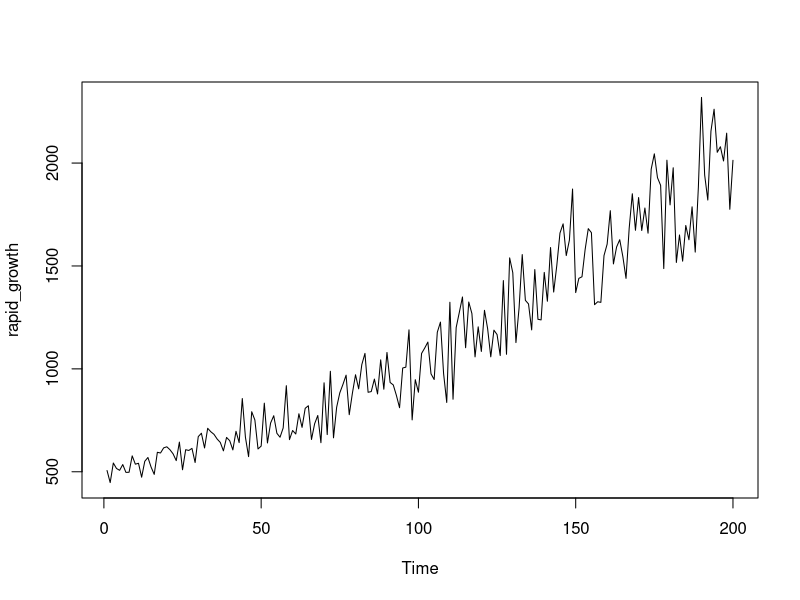
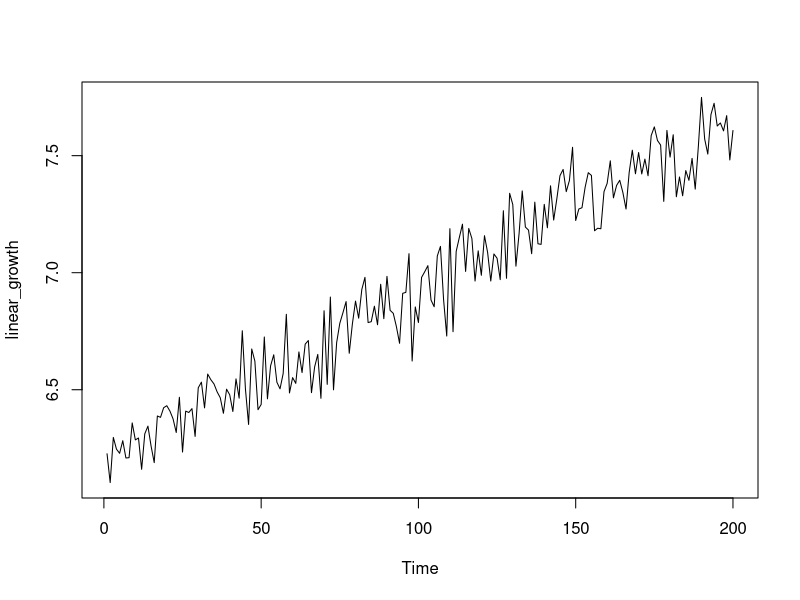
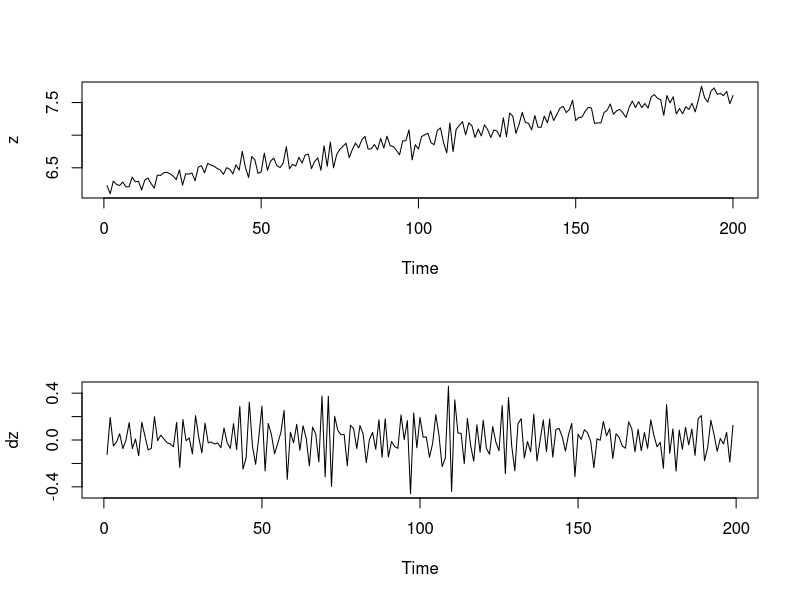
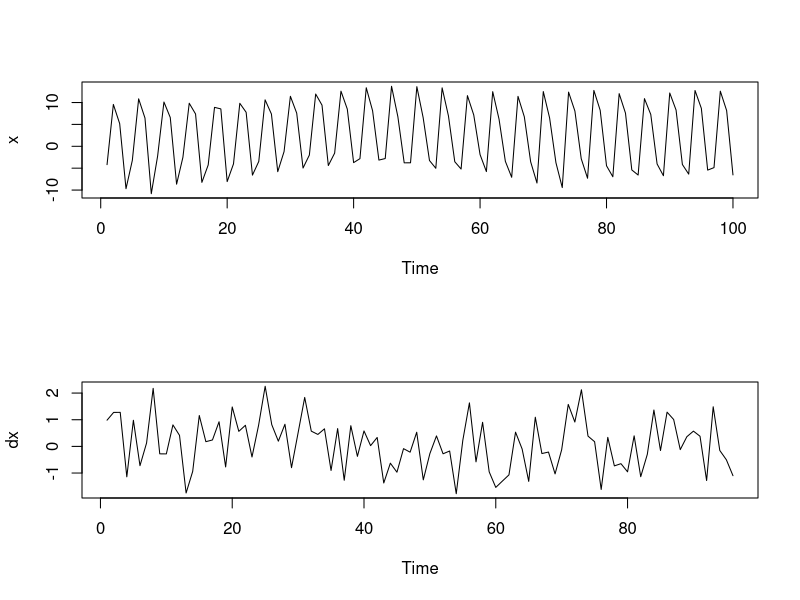
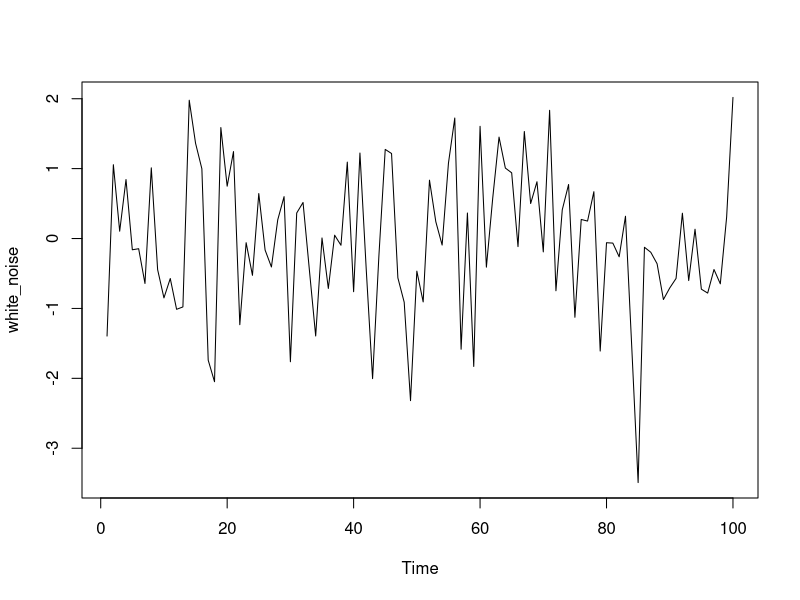
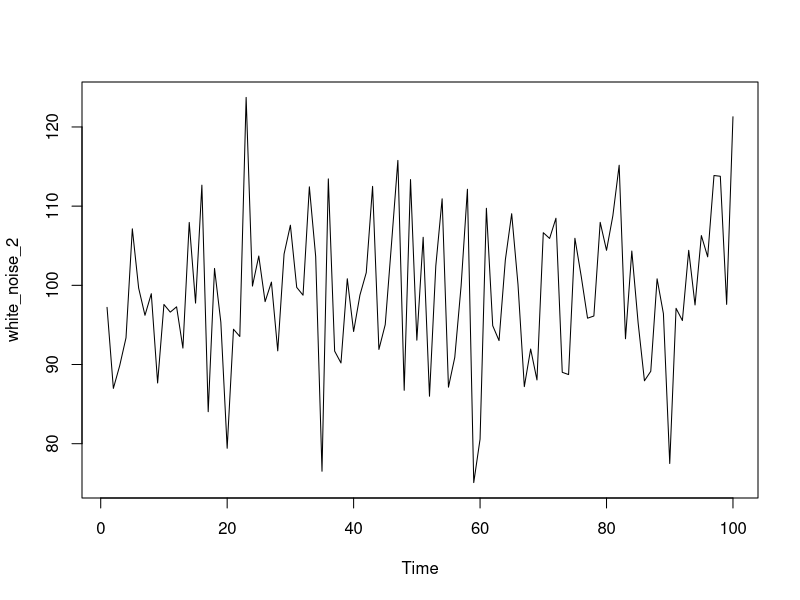
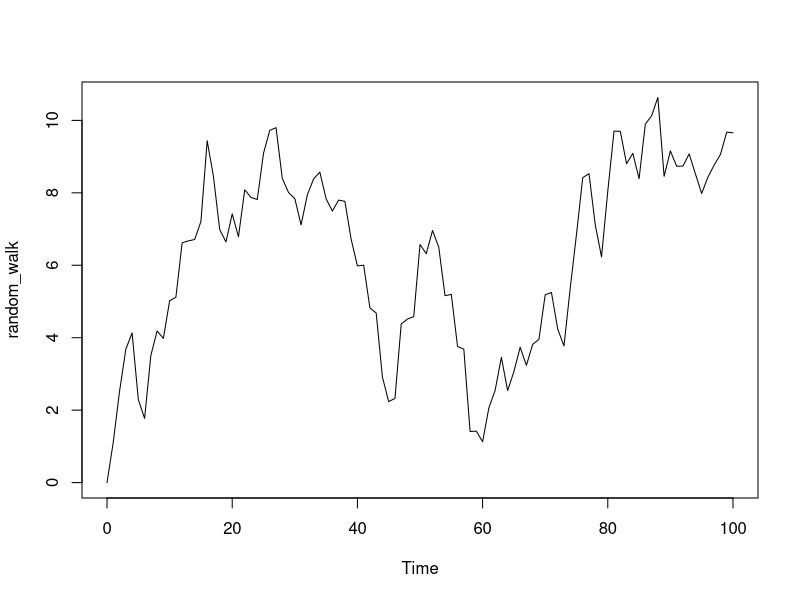
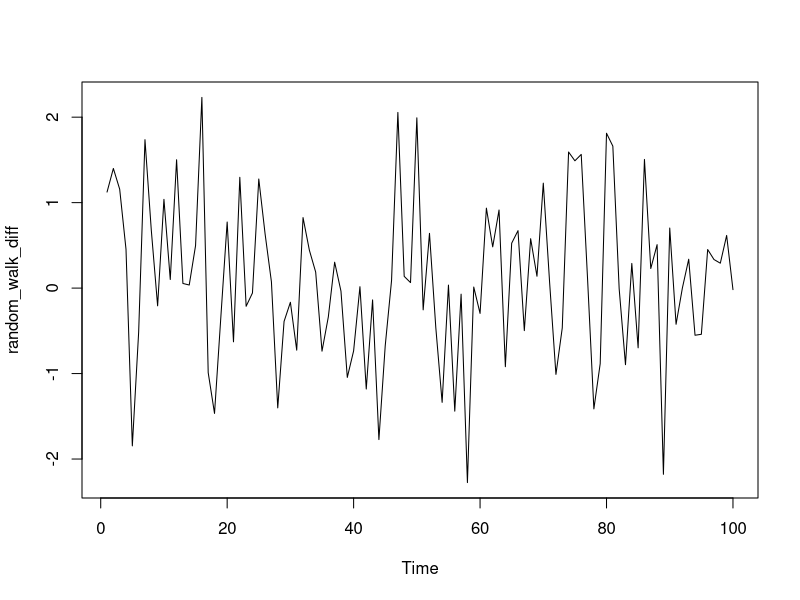

Reproduce these figures in R, in order.
# Exercise
# Removing trends in variability via the logarithmic transformation
# The logarithmic function log() is a data transformation that can be applied to positively valued time series data. It slightly shrinks observations that are greater than one towards zero, while greatly shrinking very large observations. This property can stabilize variability when a series exhibits increasing variability over time. It may also be used to linearize a rapid growth pattern over time.
# 
# The time series rapid_growth has already been loaded, and is shown in the figure on the right. Note the vertical range of the data.
# 
# Instructions
# 100 XP
# Apply the log() function to rapid_growth, saving the result as linear_growth.
# Use ts.plot() to show the transformed series linear_growth and note the condensed vertical range of the transformed data.
rapid_growth <- c(505.954737316542,447.35560816695,542.583090477044,516.063361274983,506.959924087797,535.016232606015,496.929129437996,497.562555328502,577.248300530956,536.855967325257,541.245940412262,473.497840289097,550.988961460551,569.410637437069,522.915183368473,487.200195130919,594.610786395524,591.173975668723,615.986775394564,621.317545120693,607.125046916761,587.036701378981,554.155438462285,644.117241827027,509.700025728118,607.094339401359,603.55118553444,613.621586650076,544.914334775047,670.811820766561,687.13161588209,615.581708859918,711.187318608945,694.297903386338,681.929344495129,659.140256189321,642.702057830158,601.530062712521,666.762307473106,650.965683100529,606.091343627865,696.678827373702,641.602509472816,855.771919797152,667.329074652784,573.491390192462,791.733265065015,751.591446783947,610.794814080548,624.65033623201,833.298991700858,639.886724484288,736.828256803519,772.292341071224,686.886519321095,667.763083378498,712.94149525726,918.183828402689,656.108907724902,700.497201964217,683.493272462585,781.737968201983,715.684280499056,808.287549436184,820.779546770362,656.885589359776,733.339974340827,773.538730437607,641.202740082118,932.21185739678,680.676565427109,988.282815285029,664.898568280288,813.528318290545,883.408798971726,924.274924691176,969.43211824107,777.329346514109,880.998409919801,971.358289510766,902.958423571348,1020.74565895517,1075.14831710597,886.170748719307,889.632200892515,950.390776999556,878.039522146964,1043.76763270868,901.108966040025,1079.65840856798,933.905398508361,921.9433013918,870.807113616954,811.139766624589,1004.26766243592,1008.17582581146,1189.48933735193,751.970606760973,947.475252330288,886.515305193286,1074.89426408969,1101.1306720708,1130.1854576199,975.849507265787,948.161009999662,1177.8226568287,1227.12713297946,976.995711035094,836.708871866655,1323.60473389093,852.35320730904,1200.82615703738,1274.47884753083,1349.2613900482,1102.63337196778,1324.85659429696,1268.71865481688,1058.22892886463,1204.08723498947,1084.65028499166,1284.43050935569,1195.28425174124,1058.42621256846,1188.0576623439,1166.59336076,1064.69458969538,1429.06852442551,1070.85280871704,1539.33053352377,1467.15710870044,1127.70582024314,1296.0717171226,1555.27412822535,1332.90372372162,1315.4236396165,1189.2461691901,1482.43394167998,1240.92868932515,1237.77196935431,1468.60833835437,1328.54569942606,1589.50783787689,1373.16295850591,1503.55627838567,1659.93756371734,1704.6136574176,1550.46378217986,1625.80261162794,1873.85823632632,1370.62086282574,1439.71135339554,1447.43691659102,1579.91576345679,1681.2571135903,1661.60589978392,1311.84684158442,1326.03084218461,1323.09951189813,1550.48631755657,1606.20420490403,1768.54014627508,1509.8367966576,1592.10861892944,1627.61875806856,1544.63289803997,1439.52343145633,1682.35177380745,1850.70970808186,1673.38009271644,1832.42716167314,1672.26717594592,1781.57683020519,1659.28985001442,1970.03886201406,2044.7123676587,1929.09019953541,1891.7042228956,1487.15774065956,2013.8721752695,1796.78863307401,1977.01825843918,1516.95521151591,1650.6039164404,1523.28339404562,1696.6181065012,1627.26087609279,1787.29683278825,1567.28735420676,1881.99627254267,2318.98327490681,1941.98786180548,1820.27972976969,2154.81229145692,2261.54706560833,2052.22139601365,2079.17104479186,2010.06086639259,2145.26059886687,1775.30080127631,2013.40704947701)
  
ts.plot(rapid_growth)
# Log rapid_growth
linear_growth <-log(rapid_growth)

# Plot linear_growth using ts.plot()
ts.plot(linear_growth)


# Exercise
# Removing trends in level by differencing
# The first difference transformation of a time series  consists of the differences (changes) between successive observations over time, that is .
# 
# Differencing a time series can remove a time trend. The function diff() will calculate the first difference or change series. A difference series lets you examine the increments or changes in a given time series. It always has one fewer observations than the original series.
# 
# The time series z has already been loaded, and is shown in the figure on the right.
# 
# Instructions
# 100 XP
# Apply the diff() function to z, saving the result as dz.
# Use ts.plot() to view a time series plot of the transformed series dz.
# Use two calls of length() to calculate the number of observations in z and dz, respectively.


z <- c(6.22644721334281,6.10335382233382,6.29634123585615,6.24622955111167,6.22843195527522,6.28229708775537,6.20844741922452,6.20972128804789,6.35827250415224,6.28572984126078,6.29387377889552,6.16014735145226,6.31171477530532,6.34460185650482,6.25941927762177,6.18867511691063,6.38790705099065,6.38211034916024,6.42322549478775,6.4318422960411,6.40873477794284,6.37508734151749,6.31744522223519,6.46788076206124,6.23382236782298,6.40868419809582,6.40283085141402,6.41937842976356,6.30062859840956,6.50848865168789,6.53252585448752,6.4225676888201,6.56693585306342,6.54290112400289,6.52492605202954,6.49093634370728,6.46568125422392,6.39947651373773,6.50243362179406,6.47845692668784,6.40703070676956,6.54632451169874,6.46396896781775,6.75200389180284,6.50328328954751,6.35174292371473,6.67422454855503,6.62219288746384,6.41476108293605,6.43719203115034,6.72539251138006,6.46129116769531,6.60235483491626,6.64936315848762,6.53216909563942,6.50393344502688,6.56939936271001,6.82239761937805,6.48632679303797,6.55179037142821,6.52721681333954,6.66151960536819,6.57323912069037,6.69491787322661,6.71025455545394,6.4875098623154,6.5976094065566,6.65097574043069,6.46334569409202,6.83756010365691,6.52308725269382,6.89596890707456,6.49963450012032,6.70138073649028,6.78378805946117,6.82900956493073,6.87671045494522,6.65586412994792,6.78105582107621,6.87869539045853,6.80567650980035,6.9282886773914,6.98021390044576,6.78690965068204,6.79080811988766,6.85687324422581,6.77769160645684,6.95059216963548,6.80362618929694,6.98439998172557,6.83937514670541,6.82648372642902,6.76942049838646,6.69844037789147,6.91201386077297,6.91589786378861,7.081279365728,6.62269723643191,6.85380081770285,6.78729839010667,6.97997757673786,7.00409281457646,7.0301370200274,6.88330838114885,6.85452432960534,7.07142280689253,7.11243105220367,6.88448226209977,6.72947618664758,7.1881141525679,6.74800100349129,7.09076506309115,7.15029262699804,7.20731260322573,7.00545657231082,7.18905950184368,7.14576273692186,6.96435196790078,7.09347707755427,6.98901289603892,7.15807071571375,7.0861393036455,6.96453837871522,7.08007503607121,7.06184312320099,6.970443266778,7.26477812949222,6.97621062749874,7.33910288239914,7.29108186763736,7.02794060038759,7.16709321266713,7.3494070973242,7.19511509230523,7.18191405213385,7.08107491410905,7.30144057114722,7.12361532128538,7.12106824351186,7.29207052275869,7.19184016387511,7.37117971137166,7.22487208663911,7.31558843331146,7.41453526842476,7.44109377015137,7.34630937946721,7.39375688767601,7.5357548122989,7.2230191007094,7.27219792344658,7.27754962755863,7.3651268103319,7.42729707447298,7.41553982321997,7.17919122609255,7.18994543004138,7.18773237814052,7.34632391396533,7.38162903767151,7.47790970913714,7.31975684228401,7.37281459204766,7.39487334104795,7.34254155465234,7.27206738741634,7.42794795886081,7.52332447049693,7.42260086748169,7.51339668490706,7.42193557510494,7.48525411080987,7.41414498862142,7.58580854844815,7.62301240707291,7.56480377155094,7.54523340699751,7.30462202063205,7.60781460317569,7.4937562577587,7.58934505855497,7.32446045453292,7.4088965098932,7.32862341178055,7.4363921995442,7.39465343615595,7.48845960812977,7.35710160410629,7.5400883395603,7.74888412502893,7.5714673984741,7.50674546593622,7.67545889501181,7.72380440037869,7.62667809326483,7.63972455710096,7.605920282382,7.67101631529587,7.48172515305964,7.60758361556912)

# Generate the first difference of z
dz <- diff(z)

# Plot dz
par(mfrow=c(2,1))
ts.plot(z)
ts.plot(dz)
par(mfrow=c(1,1))
# View the length of z and dz, respectively
length(z)
length(dz)


# Exercise
# Removing seasonal trends with seasonal differencing
# For time series exhibiting seasonal trends, seasonal differencing can be applied to remove these periodic patterns. For example, monthly data may exhibit a strong twelve month pattern. In such situations, changes in behavior from year to year may be of more interest than changes from month to month, which may largely follow the overall seasonal pattern.
# 
# The function diff(..., lag = s) will calculate the lag s difference or length s seasonal change series. For monthly or quarterly data, an appropriate value of s would be 12 or 4, respectively. The diff() function has lag = 1 as its default for first differencing. Similar to before, a seasonally differenced series will have s fewer observations than the original series.
# 
# Instructions
# 100 XP
# Instructions
# 100 XP
# The time series x has already been loaded, and is shown in the adjoining figure ranging below -10 to above +10. Apply the diff(..., lag = 4) function to x, saving the result as dx.
# Use ts.plot() to show the transformed series dx and note the condensed vertical range of the transformed data.
# Use two calls of length() to calculate the number of observations in x and dx, respectively.

x <- c(-4.19803335973822,9.56900905050747,5.17514338906622,-9.69164636184119,-3.21529357476552,10.8436693062559,6.45215865708188,-10.8335590731441,-2.23535073514566,10.119832962947,6.57964573528545,-8.65656473226148,-2.51500138847406,9.83743416797243,7.38619432726046,-8.24350355631342,-4.26403257072438,8.89886143008727,8.54433581556254,-8.06691284107053,-4.02302530566536,9.82267856454484,7.77285238609707,-6.58777686807675,-3.45917112006633,10.6138505016733,7.37445047382904,-5.79871450522201,-1.20471055826558,11.4292358845515,7.57004694873634,-4.96838375977415,-2.00378659668805,11.9413482982078,9.40667210265289,-4.39658482425492,-1.55557889273259,12.5998771289623,8.50291637845889,-3.72896826710606,-2.82700000921691,13.3759812867942,8.12894114749321,-3.14924907770406,-2.79947272334396,13.7105701226795,6.75521688156725,-3.77974417787649,-3.76827394084617,13.6253358560593,6.53793056349892,-3.24909834265677,-5.02419102826334,13.3553731337997,6.93116080641335,-3.52735350362993,-5.19732896878058,11.5797913233393,7.16244857247412,-1.89460681643879,-5.77779700690048,12.4826952884178,6.20808841277938,-3.43403797043816,-7.08072100968159,11.4136557746633,6.74199013667799,-3.53237586423137,-8.39354230059932,12.5072611286297,6.47317547164243,-3.74524618197473,-9.42620870823793,12.3808170457897,8.04824272204917,-2.83152774381656,-7.30189285880787,12.7658383061004,8.22369850629786,-4.44813067987144,-6.96355759602497,12.0340049862918,7.57492470964176,-5.40221818593254,-6.56819814480662,10.8964815061608,7.27657057973042,-4.03787337902209,-6.72301328397502,12.1808149692035,8.28516213832065,-4.15934247966369,-6.36067044646075,12.7530177649457,8.66591165178255,-5.44053784032607,-4.87493170537183,12.6001974041011,8.16258920594197,-6.53957167229621)

# Generate a diff of x with lag = 4. Save this to dx
dx <- diff(x, lag = 4)

# Plot dx
par(mfrow=c(2,1))
ts.plot(x)
ts.plot(dx)  
par(mfrow=c(1,1))

# View the length of x and dx, respectively 
length(x)
length(dx)
  


# Exercise
# Simulate the white noise model
# The white noise (WN) model is a basic time series model. It is also a basis for the more elaborate models we will consider. We will focus on the simplest form of WN, independent and identically distributed data.
# 
# The arima.sim() function can be used to simulate data from a variety of time series models. ARIMA is an abbreviation for the autoregressive integrated moving average class of models we will consider throughout this course.
# 
# An ARIMA(p, d, q) model has three parts, the autoregressive order p, the order of integration (or differencing) d, and the moving average order q. We will detail each of these parts soon, but for now we note that the ARIMA(0, 0, 0) model, i.e., with all of these components zero, is simply the WN model.
# 
# In this exercise, you will practice simulating a basic WN model.
# 
# Instructions
# 100 XP
# Use arima.sim() to simulate from the WN model with list(order = c(0, 0, 0)). Set the n argument equal to 100 to produce 100 observations. Save this data as white_noise.
# Plot your white_noise object using ts.plot().
# Replicate your original call to arima.sim() but this time set the mean argument to 100 and the sd argument to 10. Save this data as white_noise_2.
# Plot your white_noise_2 object with another call to ts.plot().


# Simulate a WN model with list(order = c(0, 0, 0))
white_noise <- arima.sim(model = list(order = c(0,0,0)), n = 100)

# Plot your white_noise data
ts.plot(white_noise)

# Simulate from the WN model with: mean = 100, sd = 10
white_noise_2 <- arima.sim(model = list(order = c(0,0,0)), n = 100, mean = 100, sd = 10)

# Plot your white_noise_2 data
ts.plot(white_noise_2)


# Exercise
# Estimate the white noise model
# For a given time series y we can fit the white noise (WN) model using the arima(..., order = c(0, 0, 0)) function. Recall that the WN model is an ARIMA(0,0,0) model. Applying the arima() function returns information or output about the estimated model. For the WN model this includes the estimated mean, labeled intercept, and the estimated variance, labeled sigma^2.
# 
# In this exercise, you'll explore the qualities of the WN model. What is the estimated mean? Compare this with the sample mean using the mean() function. What is the estimated variance? Compare this with the sample variance using the var() function.
# 
# The time series y has already been loaded, and is shown in the adjoining figure.
# 
# Instructions
# 100 XP
# Instructions
# 100 XP
# Use arima() to estimate the WN model for y. Be sure to include the order = c(0, 0, 0) argument after specifying your data.
# Calculate the mean and variance of y using mean() and var(), respectively. Compare the results with the output of your arima() command.

y <- c(109.761335203807,98.3161015661823,100.63294691568,88.7433987127593,101.872377016961,104.628357308022,96.6446185677499,102.861935537741,112.762472095071,82.2321895604405,88.9443425162465,94.603184959066,105.611134283638,113.827759889612,104.823186799211,101.296287605209,82.9845883499902,88.9605839815819,100.600456607996,91.035249256563,100.1928594042,95.3253727241077,94.5864315510523,121.358295918349,87.3787382991481,96.8900652561591,90.5130974518601,99.9084292221271,102.569341770317,104.961440623652,104.734635474905,88.0046450549299,100.779432761891,121.647764133843,85.7708319146464,79.1542817751461,98.1884698770029,99.9000575918412,98.9108408854003,101.644224781541,102.795262786231,84.6511153287627,96.478695879623,105.815471102771,98.5186873070791,105.24366218935,109.612642086809,85.1420130618153,82.8144174251857,103.036291436483,93.5696735465724,98.0892223944794,81.2546061795588,109.185538293753,80.4318090604482,103.559532399435,80.2226855501286,84.9747654707037,107.783629803383,92.612875815647,99.8029344059519,107.250849637866,98.6637847611836,91.9227453154993,98.3264180218282,112.734017659718,96.0281067924588,92.6490908853105,83.0848439102975,97.2219648542801,106.613612756687,97.3694287042478,108.784654442207,104.918584253723,84.4434297475219,85.6078609998276,96.5152905606852,94.1810528014953,85.0285128829162,63.2662175136146,87.2213673144322,103.522954295167,105.602155542432,103.260391527392,101.115192549417,108.456965675889,97.676314341323,103.010808274931,100.617555510141,105.581077298303,98.7272241180465,98.4399563595089,90.7821910344929,92.7459923258825,102.937624393826,83.9530591640689,110.159366234931,104.175781699309,99.2787550528578,103.251148823917)

y <- ts(y, start = 1, end = 100, frequency = 1)

# Fit the WN model to y using the arima command
arima(y, order = c(0,0,0))

# Calculate the sample mean and sample variance of y
mean(y)
var(y)

# Exercise
# Simulate the random walk model
# The random walk (RW) model is also a basic time series model. It is the cumulative sum (or integration) of a mean zero white noise (WN) series, such that the first difference series of a RW is a WN series. Note for reference that the RW model is an ARIMA(0, 1, 0) model, in which the middle entry of 1 indicates that the model's order of integration is 1.
# 
# The arima.sim() function can be used to simulate data from the RW by including the model = list(order = c(0, 1, 0)) argument. We also need to specify a series length n. Finally, you can specify a sd for the series (increments), where the default value is 1.
# 
# Instructions
# 100 XP
# Instructions
# 100 XP
# Use arima.sim() to generate a RW model. Set the model argument equal to list(order = c(0, 1, 0)) to generate a RW-type model and set n equal to 100 to produce 100 observations. Save this to random_walk.
# Use ts.plot() to plot your random_walk data.
# Use diff() to calculate the first difference of your random_walk data. Save this as random_walk_diff.
# Use another call to ts.plot() to plot random_walk_diff.

# Generate a RW model using arima.sim
random_walk <- arima.sim(model = list(order = c(0, 1, 0)), n = 100)

# Plot random_walk
ts.plot(random_walk)

# Calculate the first difference series
random_walk_diff <- diff(random_walk)

# Plot random_walk_diff
ts.plot(random_walk_diff)


# Exercise
# Simulate the random walk model with a drift
# A random walk (RW) need not wander about zero, it can have an upward or downward trajectory, i.e., a drift or time trend. This is done by including an intercept in the RW model, which corresponds to the slope of the RW time trend.
# 
# For an alternative formulation, you can take the cumulative sum of a constant mean white noise (WN) series, such that the mean corresponds to the slope of the RW time trend.
# 
# To simulate data from the RW model with a drift you again use the arima.sim() function with the model = list(order = c(0, 1, 0)) argument. This time, you should add the additional argument mean = ... to specify the drift variable, or the intercept.
# 
# Instructions
# 100 XP
# Use arima.sim() to generate another RW model. Set the model argument equal to list(order = c(0, 1, 0)) to generate a RW-type model and set n equal to 100 to produce 100 observations. Set the mean argument to 1 to produce a drift. Save this to rw_drift.
# Use ts.plot() to plot your rw_drift data.
# Use diff() to calculate the first difference of your rw_drift data. Save this as rw_drift_diff.
# Use another call to ts.plot() to plot rw_drift_diff.


# Generate a RW model with a drift uing arima.sim
rw_drift <- arima.sim(model = list(order = c(0,1,0)), n = 100, mean = 1)

# Plot rw_drift
ts.plot(rw_drift)

# Calculate the first difference series
rw_drift_diff <- diff(rw_drift)

# Plot rw_drift_diff
ts.plot(rw_drift_diff)
mean(rw_drift_diff)


# Exercise
# Estimate the random walk model
# For a given time series y we can fit the random walk model with a drift by first differencing the data, then fitting the white noise (WN) model to the differenced data using the arima() command with the order = c(0, 0, 0)) argument.
# 
# The arima() command displays information or output about the fitted model. Under the Coefficients: heading is the estimated drift variable, named the intercept. Its approximate standard error (or s.e.) is provided directly below it. The variance of the WN part of the model is also estimated under the label sigma^2.
# 
# Instructions
# 70 XP
# Instructions
# 70 XP
# The time series random_walk has already been loaded, and is shown in the adjoining figure. Use diff() to generate the first difference of the data. Save this to rw_diff.
# Use ts.plot() to plot your differenced data
# Use arima() to fit the WN model for the differenced data. To do so, set the x argument to rw_diff and set the order argument to c(0, 0, 0). Store the model in model_wn.
# Store the intercept value of model_wn in int_wn. You can obtain this value using model_wn$coef.
# Use ts.plot() to reproduce your original plot of random_walk.
# Add the estimated time trend to the adjoining plot with the function abline(). You can use int_wn as the second argument.

random_walk <- c(0,0.840799690805892,0.637459389341622,0.757921658699468,0.51187422142312,0.113766891514572,0.278972783338605,0.277594629974007,0.603058933300874,2.91209633642732,3.18199136208394,2.55157314365465,3.26756203062092,4.99979931564387,7.10915802250204,8.01070864926096,8.23772461506037,8.70157227268806,9.05126103820082,13.3200713895243,12.167575412894,11.5324303105757,12.2601004793325,12.5767819422196,12.6632633175434,12.7256680349732,13.1994836806694,12.8396495033226,13.5061940806857,15.4816848106994,16.177107725103,16.8365295156745,16.6163362311588,16.1808336886557,16.9662659934889,16.7270308469477,17.6561798270108,20.8901636724502,20.0567603436916,22.4168556898516,23.1628256130545,22.9168361903724,21.9326982045095,22.65474670326,23.6325743016245,24.8637728096747,25.5358779389007,27.2225699268809,27.3721605280673,29.0197579376152,30.86984194858,32.4859913444825,33.1883373188887,33.7998279266371,32.7718376006665,33.3293449130956,36.0168049817462,36.4458500836042,38.2388466589622,39.1157216648363,38.7992108420878,39.2275167845668,37.5690113188738,40.0882062820111,40.5380768982454,40.757863652738,41.5757014101746,41.1067983652453,41.1064560275605,40.645532029424,39.5554850868954,40.4312197530977,41.9604182429803,43.6866496098288,45.2350442037095,45.9024581686138,47.540457130699,49.0971826208823,48.9170239101692,48.0796342742815,46.7765324003763,47.9775098038997,46.4334192966129,45.9453639155814,47.0727461261722,47.1890042341391,51.2925270988872,52.1247376806133,51.3796798321698,52.127045835946,51.2230171217941,52.6301981357515,52.4262448587789,51.3564738575462,52.2017865810857,53.3817249795485,55.0244437963563,55.9303590282021,55.5117187960721,58.308031867784,58.1183345226755)
  
random_walk <- ts(random_walk, start = 1, end = 100, frequency = 1)

# Difference your random_walk data
rw_diff <- diff(random_walk)

# Plot rw_diff
ts.plot(rw_diff)

# Now fit the WN model to the differenced data
model_wn <- arima(rw_diff, order = c(0,0,0))

# Store the value of the estimated time trend (intercept)
int_wn <- model_wn$coef

# Plot the original random_walk data
ts.plot(random_walk)

# Use abline(0, ...) to add time trend to the figure
abline(0, int_wn)

# Exercise
# Are the white noise model or the random walk model stationary?
#   The white noise (WN) and random walk (RW) models are very closely related. However, only the RW is always non-stationary, both with and without a drift term. This is a simulation exercise to highlight the differences.
# 
# Recall that if we start with a mean zero WN process and compute its running or cumulative sum, the result is a RW process. The cumsum() function will make this transformation for you. Similarly, if we create a WN process, but change its mean from zero, and then compute its cumulative sum, the result is a RW process with a drift.
# 
# Instructions
# 100 XP
# Use arima.sim() to generate a WN model. Set the model argument equal to list(order = c(0, 0, 0)) to generate a WN-type model and set n equal to 100 to produce 100 observations. Save this to white_noise.
# Use the cumsum() function on white_noise to quickly convert your WN model to RW data. Save this to random_walk.
# Use a similar call toarima.sim() to generate a second WN model. Keep all arguments the same, but this time set the mean argument to 0.4. Save this to wn_drift.
# Use another call to cumsum() to convert your wn_drift data to RW. Save this as rw_drift.
# Enter the pre-written code to plot all four series for comparison.


# Use arima.sim() to generate WN data
white_noise <- arima.sim(model = list(order = c(0,0,0)), n = 100)

# Use cumsum() to convert your WN data to RW
random_walk <- cumsum(white_noise)

# Use arima.sim() to generate WN drift data
wn_drift <- arima.sim(model = list(order = c(0, 0, 0)), mean = 0.4, n = 100)

# Use cumsum() to convert your WN drift data to RW
rw_drift <- cumsum(wn_drift)

# Plot all four data objects
plot.ts(cbind(white_noise, random_walk, wn_drift, rw_drift))


